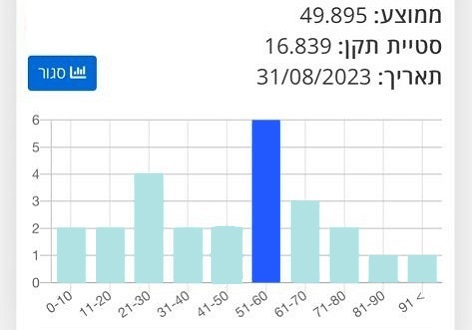
#> input picture Image Processing/HW1/data/a.jpg, 472 x 330 px; its folder holds only this picture in this run
$ jupyter execute --allow-errors IP_HW1_sol.ipynb
#> lines starting #> are read from the running program, lines starting #| are printed output that depends on the picture; after the words box and inside, x2 and y2 are one past the last pixel; in counts of white or black regions, pixels touching at a corner belong together
[cell 1]
import cv2
import numpy as np
import os
from sklearn.cluster import KMeans

import warnings
warnings.filterwarnings("ignore")

[cell 2]
# Input: numpy array of images and number of gray levels to quantize the images down to
# Output: numpy array of images, each with only n_colors gray levels
def quantization(imgs_arr, n_colors=4):
	img_size = imgs_arr[0].shape
	res = []

	for img in imgs_arr:
		X = img.reshape(img_size[0] * img_size[1], 1)
		km = KMeans(n_clusters=n_colors)
		km.fit(X)

		img_compressed = km.cluster_centers_[km.labels_]
		img_compressed = np.clip(img_compressed.astype('uint8'), 0, 255)

		res.append(img_compressed.reshape(img_size[0], img_size[1]))

	return np.array(res)

# Input: A path to a folder and formats of images to read
# Output: numpy array of grayscale versions of images read from input folder, and also a list of their names
def read_dir(folder, formats=(".jpg", ".png")):
#> called with folder = 'data', formats = ('.jpg', '.png')
	image_arrays = []
	lst = [file for file in os.listdir(folder) if file.endswith(formats)]
	for filename in lst:
		file_path = os.path.join(folder, filename)
		image = cv2.imread(file_path)
#> image is the input picture: shape (330, 472, 3); mean B, G, R 243.6, 237.5, 229.3
		gray_image = cv2.cvtColor(image, cv2.COLOR_BGR2GRAY)
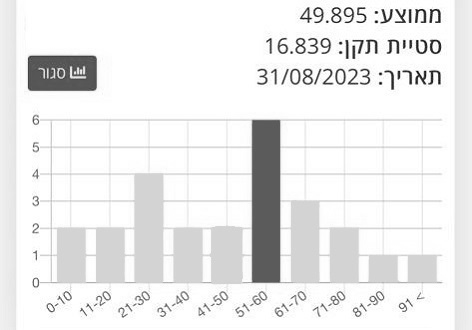
#> gray_image: shape (330, 472); min 2, max 255, mean 235.7
		image_arrays.append(gray_image)
	return np.array(image_arrays), lst

# Input: image object (as numpy array) and the index of the wanted bin (between 0 to 9)
# Output: the height of the idx bin in pixels
def get_bar_height(image, idx):
	# Assuming the image is of the same pixel proportions as images supplied in this exercise, the following values will work
	x_pos = 70 + 40 * idx
	y_pos = 274
	while image[y_pos, x_pos] == 0:
		y_pos -= 1
	return 274 - y_pos

# Sections c, d
# Remember to uncomment compare_hist before using it!

[cell 3]
#a
images, names = read_dir('data')
#> names = ['a.jpg']
#> (the rest of this cell did not finish here and is left out)


img = images[0]

cv2.imshow(names[0], img)
cv2.waitKey(0)
cv2.destroyAllWindows()
# exit()

#> (a cell that did not finish here is left out)

[cell 5]
#c

#  Input: 2 accumulated histograms
# Output: their EMD
def calculate_EMD(C_a, C_b):
	return np.sum(np.abs(C_a - C_b))

#  Input: source image and a target to find in it
# Output: wether the target's histogram matches a window of the same size in the source image
def compare_hist(src_image, target):
	target_hist = cv2.calcHist([target], [0], None, [256], [0, 256]).flatten()
	target_cumsum = np.cumsum(target_hist, dtype = np.float32)

	height, width = target.shape
	windows = np.lib.stride_tricks.sliding_window_view(src_image, (height, width))

	# offset range of the windows
	# x and y are the actual offset
	# we only check specific windows where the top number appears
	hh, ww = windows.shape[:2]
	for x in range(25, 50):
		for y in range(100, 145):
			window = windows[y, x]
			window_hist = cv2.calcHist([window], [0], None, [256], [0, 256]).flatten()
			window_cumsum = np.cumsum(window_hist, dtype = np.float32)

			emd = calculate_EMD(target_cumsum, window_cumsum)
			if emd < 260:
				return True
	return False

[cell 6]
#  Input: source image and the numbers image array
# Output: an integer of the top most number on the scale
def top_num_on_scale(src_image, numbers):
    i = len(numbers) - 1
    while i >= 0:
        res = compare_hist(src_image, numbers[i])
        if res is True:
            return i
        i -= 1
    return -1

[cell 7]
#d
top_nums = np.zeros(len(images))
#> top_nums = [0]
top_nums -= 1
#> top_nums = [-1]

#> (the rest of this cell did not finish here and is left out)

[cell 8]
#e
quantisized_imgs = quantization(images, 3)
#> the loop in quantization, `for img in imgs_arr:` made 1 pass
#> after the loop in quantization, `for img in imgs_arr:`: res = 1 item

threshold = 215
binary_imgs = []

for img in quantisized_imgs:
    if len(img.shape) == 3:  # check image dimensions
        img = cv2.cvtColor(img, cv2.COLOR_BGR2GRAY)

    _, binary_img = cv2.threshold(img, threshold, 255, cv2.THRESH_BINARY)
    binary_imgs.append(binary_img)
#> this loop made 1 pass
#> pass 1, `_, binary_img = cv2.threshold(img, threshold, 255, cv2.THRESH_BINARY)`:
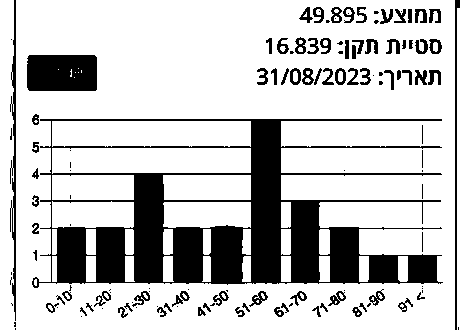
#> binary_img: shape (330, 472); 78.4% white; 131 black regions (52 under 20 px), largest, box (x1, y1, x2, y2) and area: (32, 119, 443, 288) 23964, (27, 55, 97, 91) 2486, (10, 0, 16, 321) 932
#> after the loop, binary_imgs = 1 item

binary_imgs = np.array(binary_imgs)

cv2.imshow("Thresholded Image", binary_imgs[0])
cv2.waitKey(0)
cv2.destroyAllWindows()
# exit()

$ run again, on Image Processing/HW1/data/e.jpg
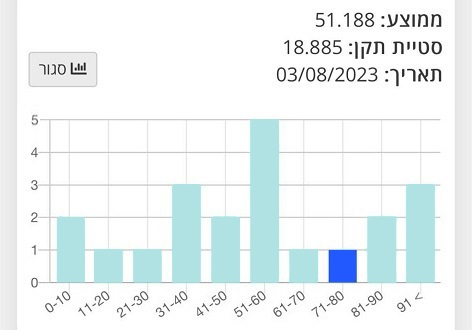
#> input picture Image Processing/HW1/data/e.jpg, 472 x 330 px
#> in read_dir, image is the input picture: shape (330, 472, 3); mean B, G, R 244.3, 243.3, 236.7
#> in read_dir, `gray_image = cv2.cvtColor(image, cv2.COLOR_BGR2GRAY)`:
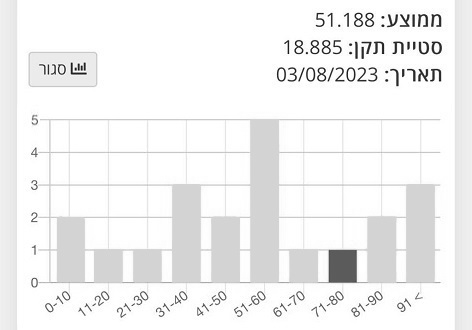
#> gray_image: shape (330, 472); min 10, max 255, mean 241.4
#> names = ['e.jpg']
#> `top_nums = np.zeros(len(images))`: top_nums = [0]
#> `top_nums -= 1`: top_nums = [-1]
#> the loop in quantization, `for img in imgs_arr:` made 1 pass
#> after the loop in quantization, `for img in imgs_arr:`: res = 1 item
#> the loop `for img in quantisized_imgs:` made 1 pass
#> pass 1, `_, binary_img = cv2.threshold(img, threshold, 255, cv2.THRESH_BINARY)`:
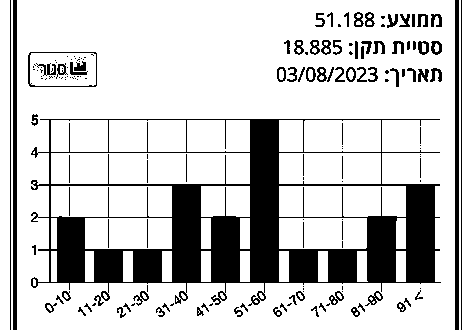
#> binary_img: shape (330, 472); 79.7% white; 165 black regions (76 under 20 px), largest, box (x1, y1, x2, y2) and area: (31, 119, 441, 306) 23499, (13, 0, 17, 330) 1320, (455, 0, 459, 330) 1320

$ run again, on Image Processing/HW1/data/f.jpg
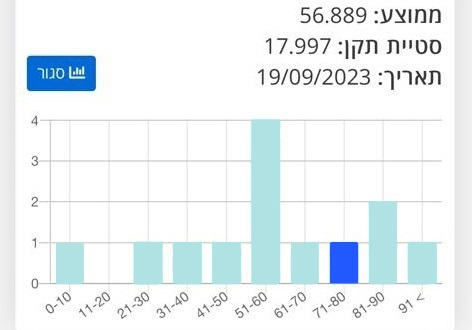
#> input picture Image Processing/HW1/data/f.jpg, 472 x 330 px
#> in read_dir, image is the input picture: shape (330, 472, 3); mean B, G, R 244.5, 242, 235.3
#> in read_dir, `gray_image = cv2.cvtColor(image, cv2.COLOR_BGR2GRAY)`:
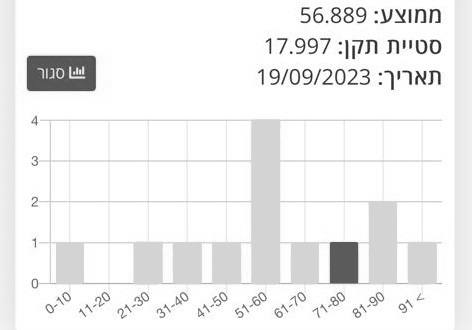
#> gray_image: shape (330, 472); min 12, max 255, mean 240.3
#> names = ['f.jpg']
#> `top_nums = np.zeros(len(images))`: top_nums = [0]
#> `top_nums -= 1`: top_nums = [-1]
#> the loop in quantization, `for img in imgs_arr:` made 1 pass
#> after the loop in quantization, `for img in imgs_arr:`: res = 1 item
#> the loop `for img in quantisized_imgs:` made 1 pass
#> pass 1, `_, binary_img = cv2.threshold(img, threshold, 255, cv2.THRESH_BINARY)`:
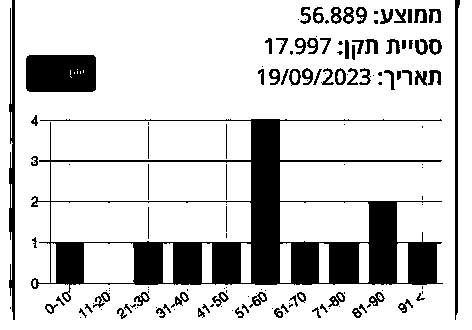
#> binary_img: shape (330, 472); 82% white; 148 black regions (67 under 20 px), largest, box (x1, y1, x2, y2) and area: (31, 119, 443, 302) 17864, (26, 55, 96, 92) 2554, (9, 0, 15, 320) 1322

$ run again, on Image Processing/HW1/data/g.jpg
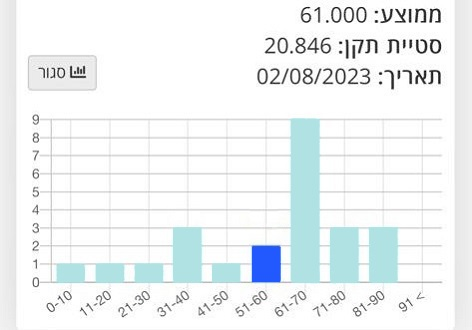
#> input picture Image Processing/HW1/data/g.jpg, 472 x 330 px
#> in read_dir, image is the input picture: shape (330, 472, 3); mean B, G, R 244.1, 242.9, 238.6
#> in read_dir, `gray_image = cv2.cvtColor(image, cv2.COLOR_BGR2GRAY)`:
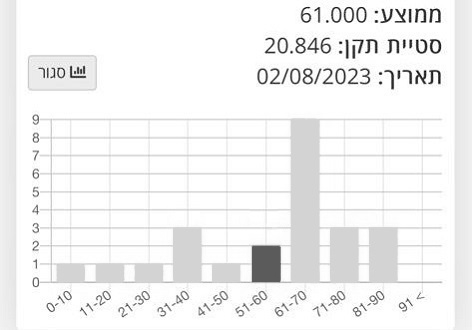
#> gray_image: shape (330, 472); min 0, max 255, mean 241.8
#> names = ['g.jpg']
#> `top_nums = np.zeros(len(images))`: top_nums = [0]
#> `top_nums -= 1`: top_nums = [-1]
#> the loop in quantization, `for img in imgs_arr:` made 1 pass
#> after the loop in quantization, `for img in imgs_arr:`: res = 1 item
#> the loop `for img in quantisized_imgs:` made 1 pass
#> pass 1, `_, binary_img = cv2.threshold(img, threshold, 255, cv2.THRESH_BINARY)`:
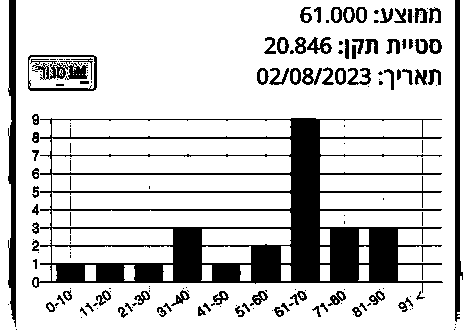
#> binary_img: shape (330, 472); 81% white; 178 black regions (98 under 20 px), largest, box (x1, y1, x2, y2) and area: (32, 118, 443, 293) 18848, (8, 0, 16, 327) 2016, (455, 0, 463, 322) 1616

$ run again, on Image Processing/HW1/data/b.jpg
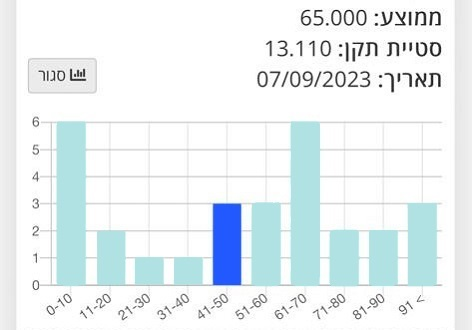
#> input picture Image Processing/HW1/data/b.jpg, 472 x 330 px
#> in read_dir, image is the input picture: shape (330, 472, 3); mean B, G, R 243.2, 240.8, 233.2
#> in read_dir, `gray_image = cv2.cvtColor(image, cv2.COLOR_BGR2GRAY)`:
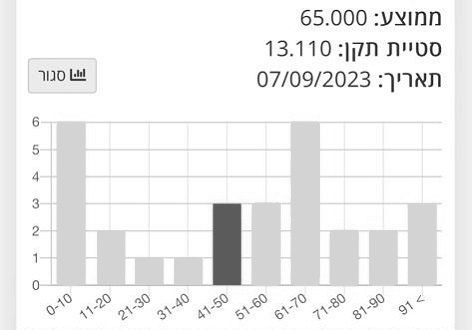
#> gray_image: shape (330, 472); min 2, max 255, mean 238.8
#> names = ['b.jpg']
#> `top_nums = np.zeros(len(images))`: top_nums = [0]
#> `top_nums -= 1`: top_nums = [-1]
#> the loop in quantization, `for img in imgs_arr:` made 1 pass
#> after the loop in quantization, `for img in imgs_arr:`: res = 1 item
#> the loop `for img in quantisized_imgs:` made 1 pass
#> pass 1, `_, binary_img = cv2.threshold(img, threshold, 255, cv2.THRESH_BINARY)`:
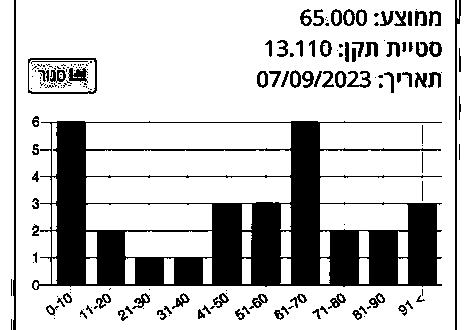
#> binary_img: shape (330, 472); 78.2% white; 191 black regions (105 under 20 px), largest, box (x1, y1, x2, y2) and area: (32, 121, 442, 290) 26019, (455, 0, 461, 330) 711, (13, 0, 16, 330) 686
